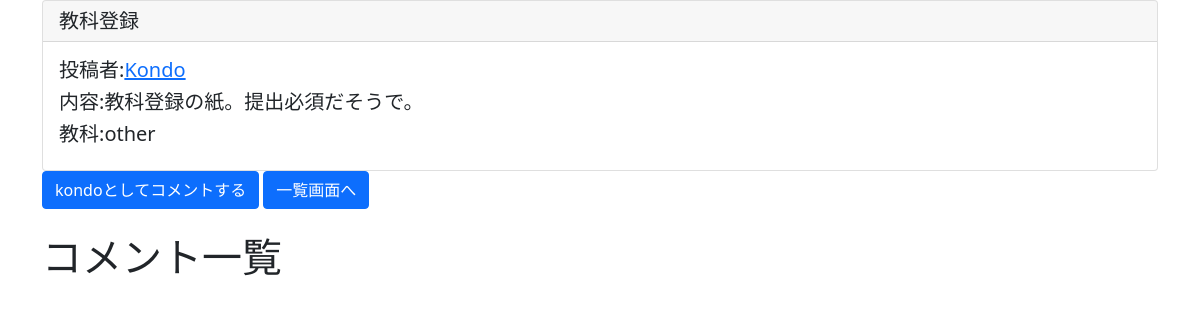
The app's page /detail/1 (signed in), older data.
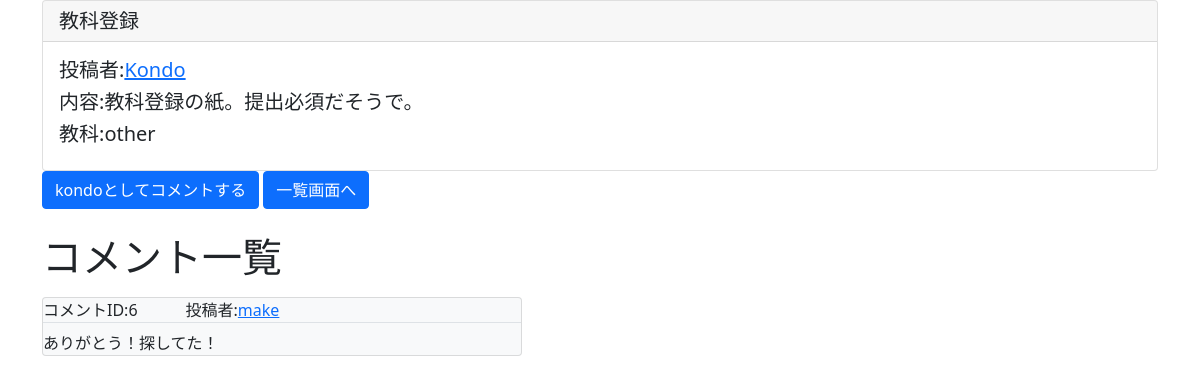
The same page, newer data.
### printapp/models.py (models this page shows, shortened)
class Comment(models.Model):
    name = models.ForeignKey(User_user, on_delete=models.CASCADE)
    content = models.TextField('本文')
    target = models.ForeignKey(PrintModel, on_delete=models.CASCADE, verbose_name='対象の投稿')

### accounts/models.py (models this page shows)
class User_user(AbstractBaseUser,PermissionsMixin):
    username = models.CharField(max_length=25, unique=True)
    email = models.EmailField(unique=True)
    icon = models.ImageField(blank=True, null=True)
    introduction = models.CharField(max_length=75, blank=True, null=True)
    date_joined = models.DateTimeField(default=timezone.now)
    is_staff = models.BooleanField(
        _('staff status'),
        default=False,
        help_text=_('Designates whether the user can log into this admin site.'),
    )
    is_active = models.BooleanField(
        _('active'),
        default=True,
        help_text=_(
            'Designates whether this user should be treated as active. '
            'Unselect this instead of deleting accounts.'
        ),
    )
    followers = models.ManyToManyField('self', blank=True, symmetrical=False)
    objects = UserManager()
    EMAIL_FIELD = 'email'
    USERNAME_FIELD = 'username'
    REQUIRED_FIELDS = ['email']
    class Meta:
        verbose_name = _('user')
        verbose_name_plural = _('users')

### printapp/views.py (the view)
# urls.py: path('detail/<int:pk>', detailview, name='detail'),
@login_required
def detailview(request,pk):
    object = PrintModel.objects.get(pk=pk)
    comment = Comment.objects.filter(target=object)
    return render(request, 'printapp/detail.html', {'object':object,'comment':comment})

### templates/printapp/detail.html (shortened to what this page needs)
{% extends 'base.html' %}
{% block content %}
<div class="container">
    <div class="card">
        <h5 class="card-header">{{object.title}}</h5>
        <div class="card-body">
            <h5 class="card-title">投稿者:<a href="{% url 'accounts:profile' object.author %}">{{object.author}}</a></h5>
            <h5 class="card-title">内容:{{object.content}}</h5>
            <h5 class="card-title">教科:{{object.category}}</h5>
        </div>
    </div>
    <a href="{% url 'printapp:comment_create' object.id %}" class="btn btn-primary">{{ user.get_username }}としてコメントする</a>
    <a href="{% url 'printapp:list' %}" class="btn btn-primary">一覧画面へ</a>
</div>
<br>
<div class="container">
<h1>コメント一覧</h1>
{% for comments in comment %}
<p>
<div class="card bg-light" style="width: 30rem;">
<div class='border-bottom'>コメントID:{{comments.id}}　　　投稿者:<a href="{% url 'accounts:profile' comments.name %}">{{ comments.name }}</a></div>
<div class='mt-2'>{{ comments.content }}</div>
</div>
</p>
{% endfor %}
</div>
{% endblock %}

Row changes from the older to the newer data that the page shows:
added Comment: id "6", name "make", content "ありがとう！探してた！"
